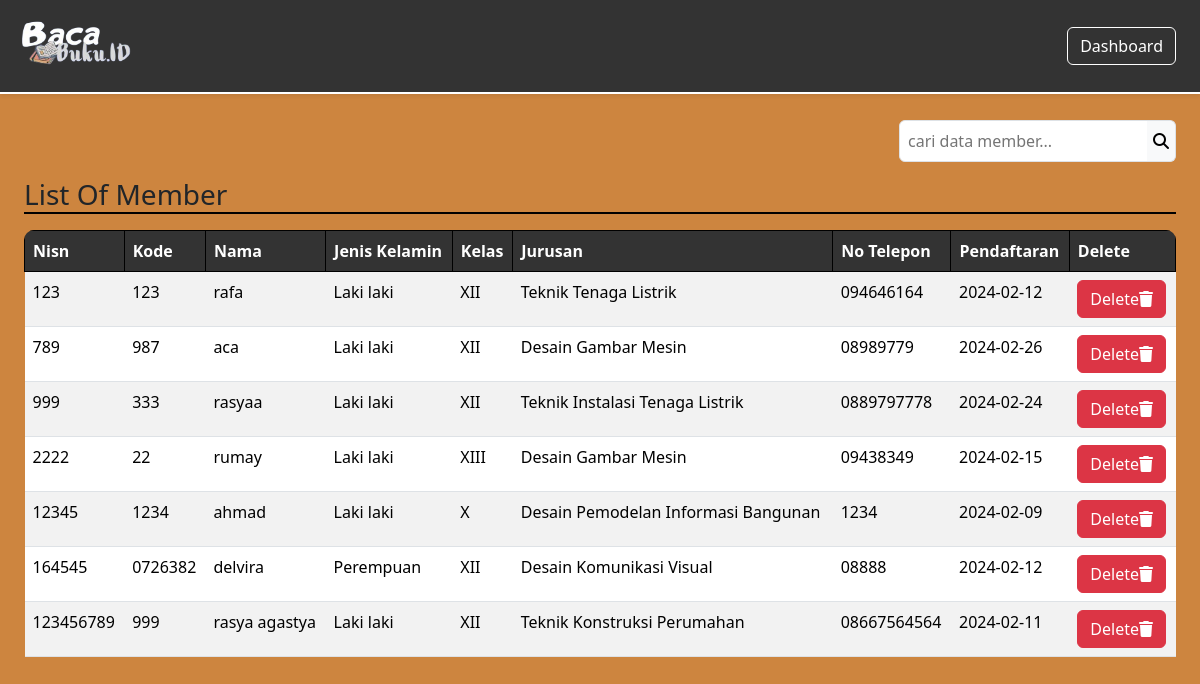
Page /DashboardAdmin/member/member.php (signed in) on the committed database.
### tables this page shows
CREATE TABLE `member` (
  `nisn` int(11) NOT NULL,
  `kode_member` varchar(12) NOT NULL,
  `nama` varchar(255) NOT NULL,
  `password` varchar(255) NOT NULL,
  `jenis_kelamin` varchar(20) NOT NULL,
  `kelas` varchar(5) NOT NULL,
  `jurusan` varchar(50) NOT NULL,
  `no_tlp` varchar(15) NOT NULL,
  `tgl_pendaftaran` date NOT NULL
);

### config/config.php (called while the page is built, shortened)
<?php
$host = "127.0.0.1";
$username = "root";
$password = "";
$database_name = "perpustakaan_azan";
$connection = mysqli_connect($host, $username, $password, $database_name);
function queryReadData($dataKategori) {
  global $connection;
  $result = mysqli_query($connection, $dataKategori);
  $items = [];
  while($item = mysqli_fetch_assoc($result)) {
    $items[] = $item;
  }
  return $items;
}
?>

### DashboardAdmin/member/member.php (the view, shortened to what this page needs)
<?php
require "../../config/config.php";
$member = queryReadData("SELECT * FROM member");
?>
<!DOCTYPE html>
<html lang="en">
  <head>
    <link rel="stylesheet" href="../../css/member.css">
    <link href="https://cdn.jsdelivr.net/npm/bootstrap@5.3.2/dist/css/bootstrap.min.css" rel="stylesheet">
  </head>
  <body>
    <nav class="navbar fixed-top  shadow-sm">
      <div class="container-fluid p-1">
        <a class="navbar-brand" href="#">
          <img src="../../assets/logoadzan.png" alt="logo" width="150px">
        </a>
        <a class="btn btn-tertiary" href="../dashboardAdmin.php">Dashboard</a>
      </div>
    </nav>
    <div class="p-4 mt-5">
     <form action="" method="post" class="mt-5">
       <div class="input-group d-flex justify-content-end mb-3">
         <input class="border p-2 rounded rounded-end-0 bg-tertiary" type="text" name="keyword" id="keyword" placeholder="cari data member...">
         <button class="border border-start-0 bg-light rounded rounded-start-0" type="submit" name="search"><i class="fa-solid fa-magnifying-glass"></i></button>
       </div>
      </form>
      <h3>List Of Member</h3>
      <div class="table-responsive mt-3" >
        <table class="table table-striped table-hover">
        <thead>
          <tr>
            <th class="list">Nisn</th>
            <th class="list">Kode</th>
            <th class="list">Nama</th>
            <th class="list">Jenis Kelamin</th>
            <th class="list">Kelas</th>
            <th class="list">Jurusan</th>
            <th class="list">No Telepon</th>
            <th class="list">Pendaftaran</th>
            <th class="list">Delete</th>
          </tr>
        </thead>
      <?php foreach($member as $item) : ?>
      <tr>
        <td><?=$item["nisn"];?></td>
        <td><?=$item["kode_member"];?></td>
        <td><?=$item["nama"];?></td>
        <td><?=$item["jenis_kelamin"];?></td>
        <td><?=$item["kelas"];?></td>
        <td><?=$item["jurusan"];?></td>
        <td><?=$item["no_tlp"];?></td>
        <td><?=$item["tgl_pendaftaran"];?></td>
        <td>
          <div class="action">
             <a href="deleteMember.php?id=<?= $item["nisn"]; ?>" class="btn btn-danger" onclick="return confirm('Yakin ingin menghapus data member ?');">Delete<i class="fa-solid fa-trash"></i></a>
           </div>
        </td>
       </tr>
      <?php endforeach;?>
    </table>
    </div>
  </div>
  </body>
</html>

### css/member.css (style rules this page uses)
.container-fluid { background-color: #333 !important; }
.navbar { background-color: #333 !important; border-bottom: white 2px solid !important; }
.btn-tertiary { color: white !important; border: solid 1px white !important; margin-right: 20px; }
body { background-color: #CD853F !important; }
h3 { border-bottom: 2px solid black !important; }
.list { background-color: #333 !important; color: white !important; border: solid 1px black !important; }
.table-responsive { border-radius: 10px !important; }

### rows in the picture
member: nisn "123", kode_member "123", nama "rafa", jenis_kelamin "Laki laki", kelas "XII", jurusan "Teknik Tenaga Listrik", no_tlp "094646164", tgl_pendaftaran "2024-02-12"
member: nisn "789", kode_member "987", nama "aca", jenis_kelamin "Laki laki", kelas "XII", jurusan "Desain Gambar Mesin", no_tlp "08989779", tgl_pendaftaran "2024-02-26"
member: nisn "999", kode_member "333", nama "rasyaa", jenis_kelamin "Laki laki", kelas "XII", jurusan "Teknik Instalasi Tenaga Listrik", no_tlp "0889797778", tgl_pendaftaran "2024-02-24"
member: nisn "2222", kode_member "22", nama "rumay", jenis_kelamin "Laki laki", kelas "XIII", jurusan "Desain Gambar Mesin", no_tlp "09438349", tgl_pendaftaran "2024-02-15"
member: nisn "12345", kode_member "1234", nama "ahmad", jenis_kelamin "Laki laki", kelas "X", jurusan "Desain Pemodelan Informasi Bangunan", no_tlp "1234", tgl_pendaftaran "2024-02-09"
member: nisn "164545", kode_member "0726382", nama "delvira", jenis_kelamin "Perempuan", kelas "XII", jurusan "Desain Komunikasi Visual", no_tlp "08888", tgl_pendaftaran "2024-02-12"
member: nisn "123456789", kode_member "999", nama "rasya agastya", jenis_kelamin "Laki laki", kelas "XII", jurusan "Teknik Konstruksi Perumahan", no_tlp "08667564564", tgl_pendaftaran "2024-02-11"
